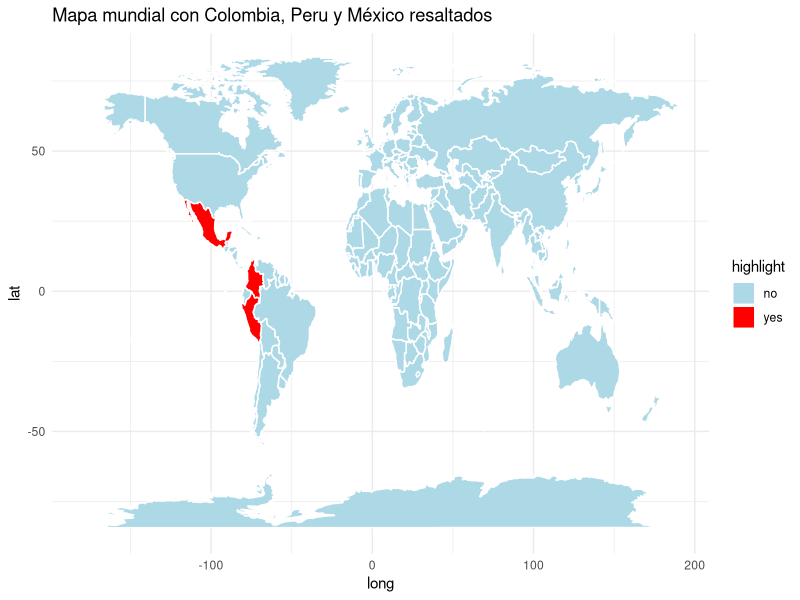

This figure's R source:
#Se instalan las librerias requeridas
install.packages("ggplot2")
install.packages("maps")

#Se utilizan las librerias ggplot2 y maps
library(ggplot2)
library(maps)

#Se crea un dataframe del mapamundi con los datos de coordenadas, etc.
world_map <- map_data("world")

#Lista de nombres de los paises que se van a colorear
highlight_countries <- c("Colombia", "Mexico", "Peru")

#Añade una columna llamada highlight a world map que dice si el pais pertenece a la lista anterior
world_map$highlight <- ifelse(world_map$region %in% highlight_countries, "yes", "no")

#Se grafica el mapa con los datos de world_map, añadiendo los colores en base a highlight
ggplot(data = world_map, aes(x = long, y = lat, group = group, fill = highlight)) +
  geom_polygon(color = "white") +
  scale_fill_manual(values = c("lightblue", "red")) +
  theme_minimal() +
  ggtitle("Mapa mundial con Colombia, Peru y México resaltados")

#En caso de que el pais no pertenezca a la lista se pinta en lightblue, y rojo de lo contrario